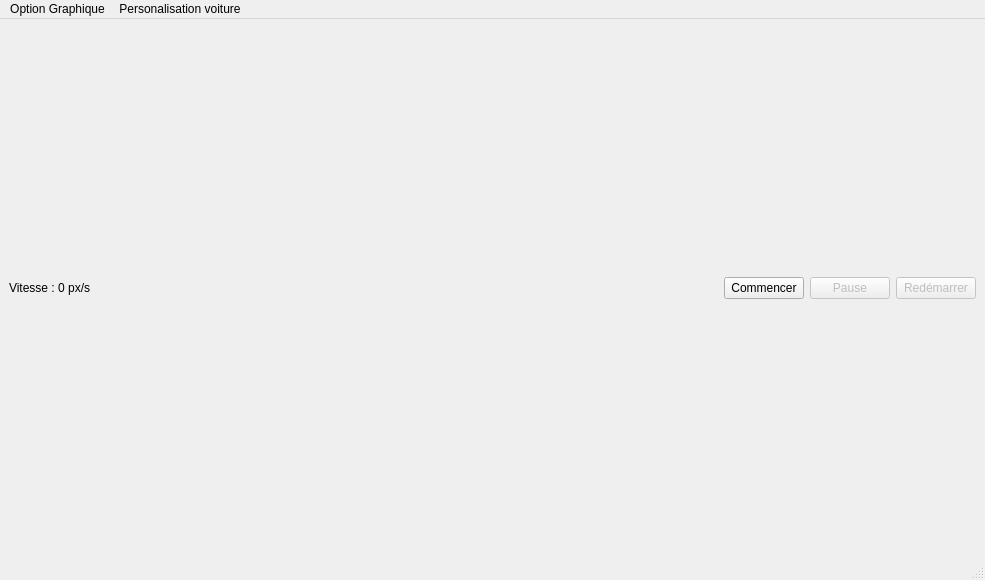
<?xml version="1.0" encoding="UTF-8"?>
<ui version="4.0">
 <class>MainWindow</class>
 <widget class="QMainWindow" name="MainWindow">
  <property name="geometry">
   <rect>
    <x>0</x>
    <y>0</y>
    <width>985</width>
    <height>580</height>
   </rect>
  </property>
  <property name="windowTitle">
   <string>MainWindow</string>
  </property>
  <widget class="QWidget" name="centralwidget">
   <layout class="QVBoxLayout" name="verticalLayout">
    <item>
     <layout class="QVBoxLayout" name="layout">
      <property name="sizeConstraint">
       <enum>QLayout::SetDefaultConstraint</enum>
      </property>
     </layout>
    </item>
    <item>
     <layout class="QHBoxLayout" name="horizontalLayout">
      <item>
       <widget class="QLabel" name="CompteurVitesse">
        <property name="text">
         <string>Vitesse : 0 px/s</string>
        </property>
       </widget>
      </item>
      <item>
       <spacer name="horizontalSpacer">
        <property name="orientation">
         <enum>Qt::Horizontal</enum>
        </property>
        <property name="sizeHint" stdset="0">
         <size>
          <width>40</width>
          <height>20</height>
         </size>
        </property>
       </spacer>
      </item>
      <item>
       <widget class="QPushButton" name="StartpushButton">
        <property name="text">
         <string>Commencer</string>
        </property>
       </widget>
      </item>
      <item>
       <widget class="QPushButton" name="PausepushButton">
        <property name="enabled">
         <bool>false</bool>
        </property>
        <property name="text">
         <string>Pause</string>
        </property>
       </widget>
      </item>
      <item>
       <widget class="QPushButton" name="RedemarrerpushButton">
        <property name="enabled">
         <bool>false</bool>
        </property>
        <property name="text">
         <string>Redémarrer</string>
        </property>
       </widget>
      </item>
     </layout>
    </item>
   </layout>
  </widget>
  <widget class="QMenuBar" name="menubar">
   <property name="geometry">
    <rect>
     <x>0</x>
     <y>0</y>
     <width>985</width>
     <height>26</height>
    </rect>
   </property>
   <widget class="QMenu" name="menuAjouter_Graphique">
    <property name="title">
     <string>Option Graphique</string>
    </property>
    <addaction name="action_ajouter"/>
   </widget>
   <widget class="QMenu" name="menuPersonalisation_voiture">
    <property name="title">
     <string>Personalisation voiture</string>
    </property>
    <addaction name="actionCouleur"/>
    <addaction name="actionCarac"/>
   </widget>
   <addaction name="menuAjouter_Graphique"/>
   <addaction name="menuPersonalisation_voiture"/>
  </widget>
  <widget class="QStatusBar" name="statusbar"/>
  <action name="action_ajouter">
   <property name="text">
    <string>ajouter</string>
   </property>
  </action>
  <action name="actionCouleur">
   <property name="text">
    <string>Couleur Voiture</string>
   </property>
  </action>
  <action name="actionCarac">
   <property name="text">
    <string>Caractéristiques Voiture</string>
   </property>
  </action>
 </widget>
 <resources/>
 <connections/>
</ui>
